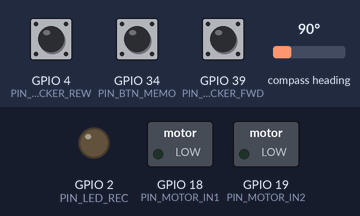
This sketch was run on a simulated ESP32. On the bench: switched loads named in the sketch (green lamp = pin HIGH), output pins drawn as LEDs (lit = HIGH). Wiring (inferred from the names in the program): AS5600 angle sensor at I2C address 0x36. The test bench sets the inputs (shaded band); at power-on: GPIO 34 (PIN_BTN_MEMO) HIGH, GPIO 4 (PIN_ROCKER_REW) HIGH, GPIO 39 (PIN_ROCKER_FWD) HIGH, compass heading 90°. I2S audio is not simulated (input reads silence); storage starts empty; what the sketch prints to the serial monitor is not drawn.

Above: at 1.2 s.
1.3 s: GPIO 34 (PIN_BTN_MEMO) pulled LOW for 0.15 s
At 1.37 s:
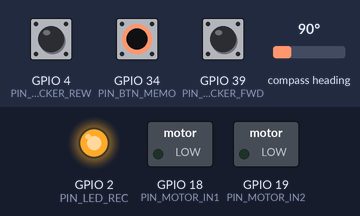
2.9 s: GPIO 34 (PIN_BTN_MEMO) pulled LOW for 3.2 s
At 6.7 s:
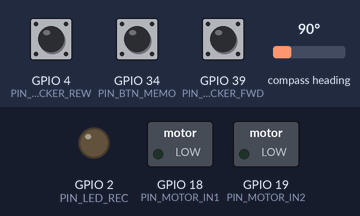
Timing chart, 0 to 8.2 s (numbered marks = the images above; inputs shaded):
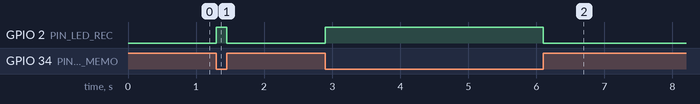

Measured:
- after the input at 1.3 s, GPIO 2 (PIN_LED_REC): LOW → HIGH at once, → LOW 0.15 s later
- after the input at 2.9 s, GPIO 2 (PIN_LED_REC): LOW → HIGH at once, → LOW 3.2 s later

The sketch:

TP7_Replica.ino
```cpp
/*
  DIY TP-7 Motorized-Reel Field Recorder Firmware (v2.0)
  Inspired by the Teenage Engineering TP-7 Field Recorder Architecture

  Subsystems:
  - Dual-Core FreeRTOS Partitioning (Core 1: 44.1kHz I2S Audio DMA, Core 0: 500Hz UI & Motor Control)
  - AS5600 12-Bit Contactless Magnetic Angle Sensor (Scrubbing, Jog Dial & Touch-to-Pause Stall Sensing)
  - DRV8833 Dual H-Bridge Motor Driver with LEDC PWM Speed Control
  - INMP441 Digital MEMS Microphone (I2S_NUM_0 Master RX)
  - MAX98357A Class-D DAC/Amp (I2S_NUM_1 Master TX)
  - MicroSD FAT32 High-Throughput WAV Streamer
  - 2-Stage Side Rocker Switch (Variable-Speed Shuttle Scrub)
  - Dedicated Memo Mode (Hold-to-Record Quick Voice Memos)
  - BLE Companion App GATT Audio & Transcription Broadcast
*/

#include <Arduino.h>
#include <driver/i2s.h>
#include <SD.h>
#include <SPI.h>
#include <Wire.h>
#include <BLEDevice.h>
#include <BLEServer.h>
#include <BLEUtils.h>
#include <BLE2902.h>

// ==========================================
// 1. PIN DEFINITIONS & CONSTANTS
// ==========================================
#define SAMPLE_RATE         44100
#define BITS_PER_SAMPLE     16
#define I2S_DMA_BUF_LEN     256
#define I2S_DMA_BUF_COUNT   8

// INMP441 I2S Microphone (I2S_NUM_0)
#define PIN_I2S_MIC_WS      25
#define PIN_I2S_MIC_SCK     26
#define PIN_I2S_MIC_SD      33

// MAX98357A I2S Amplifier (I2S_NUM_1)
#define PIN_I2S_SPK_DIN     22
#define PIN_I2S_SPK_BCLK    27
#define PIN_I2S_SPK_LRC     14

// I2C Bus (AS5600 & SSD1306 OLED)
#define PIN_I2C_SDA         21
#define PIN_I2C_SCL         15
#define AS5600_I2C_ADDR     0x36
#define AS5600_REG_ANGLE    0x0C

// DRV8833 Motor Driver (PWM LEDC Channels 0 & 1)
#define PIN_MOTOR_IN1       18
#define PIN_MOTOR_IN2       19
#define PWM_MOTOR_CH_A      0
#define PWM_MOTOR_CH_B      1
#define PWM_MOTOR_FREQ      20000
#define PWM_MOTOR_RES       8 // 8-bit (0-255)

// MicroSD SPI Bus
#define PIN_SD_CS           5
#define PIN_SD_MOSI         23
#define PIN_SD_MISO         12
#define PIN_SD_SCK          13

// Hardware Buttons & Rocker Switch
#define PIN_BTN_REC         32 // Record Toggle
#define PIN_BTN_MEMO        34 // Instant Memo (Hold-to-record)
#define PIN_BTN_PLAY        35 // Play / Pause
#define PIN_BTN_MODE        36 // Mode / Settings
#define PIN_ROCKER_FWD      39 // Rocker Fast-Forward
#define PIN_ROCKER_REW      4  // Rocker Rewind
#define PIN_LED_REC         2  // Status LED

// ==========================================
// 2. DATA STRUCTURES & SYSTEM STATE
// ==========================================
enum DeviceMode {
  MODE_FIELD_REC,
  MODE_MEMO_STT,
  MODE_USB_AUDIO,
  MODE_MULTI_TRACK
};

struct DeviceState {
  volatile bool isPlaying;
  volatile bool isRecording;
  volatile bool isMemoActive;
  volatile bool isTouchPaused;     // TE TP-7 signature touch-to-pause
  volatile int32_t currentSamplePos;
  volatile int32_t totalSamples;
  volatile float scrubSpeedScale;  // Variable speed scaling
  DeviceMode currentMode;
  uint16_t lastAngle;
  int16_t angularVelocity;
  uint32_t fileIndex;
};

DeviceState sysState = {
  false, false, false, false, 0, 0, 1.0f, MODE_FIELD_REC, 0, 0, 1
};

// Double Audio Ring Buffer
#define RING_BUF_SIZE 4096
int16_t audioRingBuf[RING_BUF_SIZE];
volatile size_t ringWritePtr = 0;
volatile size_t ringReadPtr = 0;
portMUX_TYPE ringBufferMutex = portMUX_INITIALIZER_UNLOCKED;

File activeAudioFile;
BLECharacteristic *pBleCharacteristic = nullptr;

// ==========================================
// 3. HARDWARE DRIVER INITIALIZATION
// ==========================================
void initMicrophone() {
  i2s_config_t micCfg = {
    .mode = (i2s_mode_t)(I2S_MODE_MASTER | I2S_MODE_RX),
    .sample_rate = SAMPLE_RATE,
    .bits_per_sample = I2S_BITS_PER_SAMPLE_32BIT, // INMP441 outputs 24b in 32b frame
    .channel_format = I2S_CHANNEL_FMT_ONLY_LEFT,
    .communication_format = I2S_COMM_FORMAT_STAND_I2S,
    .intr_alloc_flags = ESP_INTR_FLAG_LEVEL1,
    .dma_buf_count = I2S_DMA_BUF_COUNT,
    .dma_buf_len = I2S_DMA_BUF_LEN,
    .use_apll = true
  };
  i2s_pin_config_t micPins = {
    .bck_io_num = PIN_I2S_MIC_SCK,
    .ws_io_num = PIN_I2S_MIC_WS,
    .data_out_num = I2S_PIN_NO_CHANGE,
    .data_in_num = PIN_I2S_MIC_SD
  };
  i2s_driver_install(I2S_NUM_0, &micCfg, 0, NULL);
  i2s_set_pin(I2S_NUM_0, &micPins);
}

void initSpeaker() {
  i2s_config_t spkCfg = {
    .mode = (i2s_mode_t)(I2S_MODE_MASTER | I2S_MODE_TX),
    .sample_rate = SAMPLE_RATE,
    .bits_per_sample = I2S_BITS_PER_SAMPLE_16BIT,
    .channel_format = I2S_CHANNEL_FMT_ONLY_LEFT,
    .communication_format = I2S_COMM_FORMAT_STAND_I2S,
    .intr_alloc_flags = ESP_INTR_FLAG_LEVEL1,
    .dma_buf_count = I2S_DMA_BUF_COUNT,
    .dma_buf_len = I2S_DMA_BUF_LEN,
    .use_apll = true
  };
  i2s_pin_config_t spkPins = {
    .bck_io_num = PIN_I2S_SPK_BCLK,
    .ws_io_num = PIN_I2S_SPK_LRC,
    .data_out_num = PIN_I2S_SPK_DIN,
    .data_in_num = I2S_PIN_NO_CHANGE
  };
  i2s_driver_install(I2S_NUM_1, &spkCfg, 0, NULL);
  i2s_set_pin(I2S_NUM_1, &spkPins);
}

void initMotor() {
  ledcSetup(PWM_MOTOR_CH_A, PWM_MOTOR_FREQ, PWM_MOTOR_RES);
  ledcSetup(PWM_MOTOR_CH_B, PWM_MOTOR_FREQ, PWM_MOTOR_RES);
  ledcAttachPin(PIN_MOTOR_IN1, PWM_MOTOR_CH_A);
  ledcAttachPin(PIN_MOTOR_IN2, PWM_MOTOR_CH_B);
}

void setMotorDrive(int16_t dutyCycle /* -255 to 255 */) {
  if (dutyCycle > 0) {
    ledcWrite(PWM_MOTOR_CH_A, (uint32_t)dutyCycle);
    ledcWrite(PWM_MOTOR_CH_B, 0);
  } else if (dutyCycle < 0) {
    ledcWrite(PWM_MOTOR_CH_A, 0);
    ledcWrite(PWM_MOTOR_CH_B, (uint32_t)(-dutyCycle));
  } else {
    ledcWrite(PWM_MOTOR_CH_A, 0);
    ledcWrite(PWM_MOTOR_CH_B, 0);
  }
}

uint16_t readAS5600Angle() {
  Wire.beginTransmission(AS5600_I2C_ADDR);
  Wire.write(AS5600_REG_ANGLE);
  if (Wire.endTransmission(false) != 0) return 0;
  Wire.requestFrom(AS5600_I2C_ADDR, (uint8_t)2);
  if (Wire.available() >= 2) {
    uint16_t angle = (Wire.read() << 8) | Wire.read();
    return angle & 0x0FFF; // 12-bit (0-4095)
  }
  return 0;
}

// ==========================================
// 4. CORE 1 AUDIO TASK (High Real-Time Priority)
// ==========================================
void audioCoreTask(void *param) {
  int32_t micRawBuf[I2S_DMA_BUF_LEN];
  int16_t pcmOutBuf[I2S_DMA_BUF_LEN];
  size_t bytesRead = 0, bytesWritten = 0;

  for (;;) {
    if (sysState.isRecording) {
      // Stream 24-bit samples from INMP441, downscale to 16-bit PCM
      i2s_read(I2S_NUM_0, micRawBuf, sizeof(micRawBuf), &bytesRead, portMAX_DELAY);
      size_t samples = bytesRead / 4;
      for (size_t i = 0; i < samples; i++) {
        pcmOutBuf[i] = (int16_t)(micRawBuf[i] >> 8);
      }
      if (activeAudioFile) {
        activeAudioFile.write((uint8_t*)pcmOutBuf, samples * sizeof(int16_t));
      }
    } else if (sysState.isPlaying && !sysState.isTouchPaused) {
      // Stream audio from active WAV file to MAX98357A DAC
      if (activeAudioFile && activeAudioFile.available() >= sizeof(pcmOutBuf)) {
        size_t n = activeAudioFile.read((uint8_t*)pcmOutBuf, sizeof(pcmOutBuf));
        i2s_write(I2S_NUM_1, pcmOutBuf, n, &bytesWritten, portMAX_DELAY);
        sysState.currentSamplePos += (n / sizeof(int16_t));
      } else {
        // End of file reached
        sysState.isPlaying = false;
      }
    } else {
      vTaskDelay(pdMS_TO_TICKS(5));
    }
  }
}

// ==========================================
// 5. CORE 0 MOTOR, ENCODER & UI LOOP (500 Hz)
// ==========================================
void uiMotorCoreTask(void *param) {
  TickType_t xLastWakeTime = xTaskGetTickCount();
  const TickType_t xFrequency = pdMS_TO_TICKS(2); // 500 Hz Loop

  for (;;) {
    // 1. Read 12-Bit AS5600 Reel Angle
    uint16_t angle = readAS5600Angle();
    int16_t delta = (int16_t)angle - (int16_t)sysState.lastAngle;
    if (delta > 2048) delta -= 4096;
    if (delta < -2048) delta += 4096;
    sysState.angularVelocity = delta;
    sysState.lastAngle = angle;

    // 2. TE TP-7 Touch-to-Pause & Motor Stall Detection
    // If motor is driven forward (+80 PWM) but reel velocity drops to ~0,
    // user has placed their finger on the reel to pause playback!
    if (sysState.isPlaying) {
      if (abs(delta) < 1 && !sysState.isTouchPaused) {
        sysState.isTouchPaused = true;
        setMotorDrive(0);
      } else if (abs(delta) >= 2) {
        // User turned or released reel
        sysState.isTouchPaused = false;
        setMotorDrive(80); // Resume tape reel drive

        // Scrub audio position relative to finger spin
        if (activeAudioFile && abs(delta) > 5) {
          int32_t sampleOffset = (int32_t)(delta * (SAMPLE_RATE * 0.05f));
          int32_t newPos = sysState.currentSamplePos + sampleOffset;
          if (newPos >= 0 && newPos < sysState.totalSamples) {
            sysState.currentSamplePos = newPos;
            activeAudioFile.seek(44 + newPos * sizeof(int16_t));
          }
        }
      }
    } else {
      setMotorDrive(0);
    }

    // 3. Check 2-Stage Rocker Switch for High-Speed Shuttle
    bool fwdPressed = (digitalRead(PIN_ROCKER_FWD) == LOW);
    bool rewPressed = (digitalRead(PIN_ROCKER_REW) == LOW);

    if (fwdPressed && activeAudioFile) {
      sysState.currentSamplePos += (SAMPLE_RATE * 2); // Jump forward 2s
      if (sysState.currentSamplePos > sysState.totalSamples) sysState.currentSamplePos = sysState.totalSamples;
      activeAudioFile.seek(44 + sysState.currentSamplePos * sizeof(int16_t));
      setMotorDrive(200); // High speed motor spin
    } else if (rewPressed && activeAudioFile) {
      sysState.currentSamplePos -= (SAMPLE_RATE * 2); // Jump backward 2s
      if (sysState.currentSamplePos < 0) sysState.currentSamplePos = 0;
      activeAudioFile.seek(44 + sysState.currentSamplePos * sizeof(int16_t));
      setMotorDrive(-200);
    }

    // 4. Memo Button (Hold-to-Record)
    bool memoPressed = (digitalRead(PIN_BTN_MEMO) == LOW);
    if (memoPressed && !sysState.isRecording) {
      sysState.isRecording = true;
      sysState.isMemoActive = true;
      digitalWrite(PIN_LED_REC, HIGH);
    } else if (!memoPressed && sysState.isMemoActive) {
      sysState.isRecording = false;
      sysState.isMemoActive = false;
      digitalWrite(PIN_LED_REC, LOW);
    }

    vTaskDelayUntil(&xLastWakeTime, xFrequency);
  }
}

// ==========================================
// 6. MAIN SYSTEM SETUP & TASK SPAWN
// ==========================================
void setup() {
  Serial.begin(115200);
  Wire.begin(PIN_I2C_SDA, PIN_I2C_SCL, 400000); // 400kHz Fast I2C

  pinMode(PIN_BTN_REC, INPUT_PULLUP);
  pinMode(PIN_BTN_MEMO, INPUT_PULLUP);
  pinMode(PIN_BTN_PLAY, INPUT_PULLUP);
  pinMode(PIN_BTN_MODE, INPUT_PULLUP);
  pinMode(PIN_ROCKER_FWD, INPUT_PULLUP);
  pinMode(PIN_ROCKER_REW, INPUT_PULLUP);
  pinMode(PIN_LED_REC, OUTPUT);
  digitalWrite(PIN_LED_REC, LOW);

  initMicrophone();
  initSpeaker();
  initMotor();

  SPI.begin(PIN_SD_SCK, PIN_SD_MISO, PIN_SD_MOSI, PIN_SD_CS);
  SD.begin(PIN_SD_CS);

  // Pin High-Priority Audio Task to Core 1
  xTaskCreatePinnedToCore(audioCoreTask, "AudioCore1", 4096, NULL, 3, NULL, 1);

  // Pin 500Hz UI & Motor Control Loop to Core 0
  xTaskCreatePinnedToCore(uiMotorCoreTask, "UIMotorCore0", 4096, NULL, 2, NULL, 0);

  Serial.println("DIY TP-7 Field Recorder v2.0 Online");
}

void loop() {
  // Main background loop handles BLE sync and battery telemetry
  vTaskDelay(pdMS_TO_TICKS(100));
}
```
